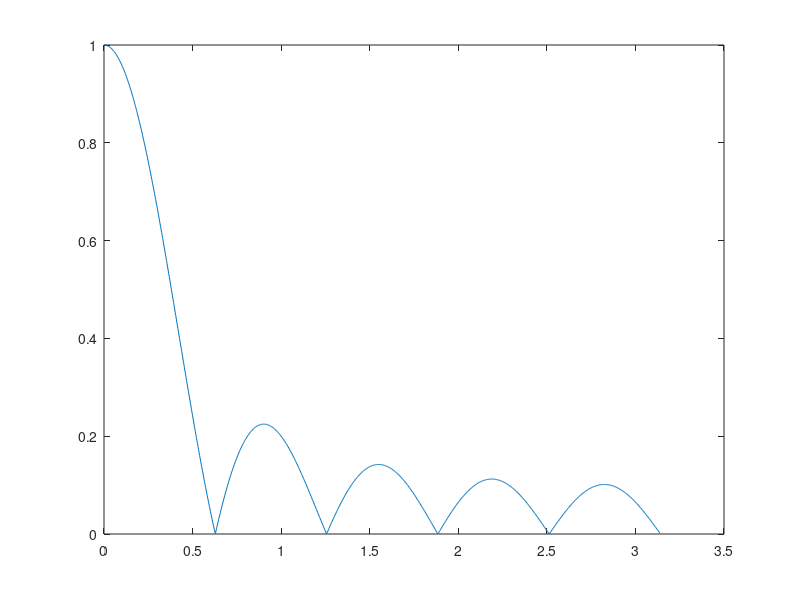

Source code (MATLAB):
% Se definen los coeficientes de las ecuaciones en diferencias
b = 0.1 * ones(1,10);
a = 1;

[H,w] = freqz(b,a,1024);

% Pintamos las gráficas
plot(w,abs(H))
